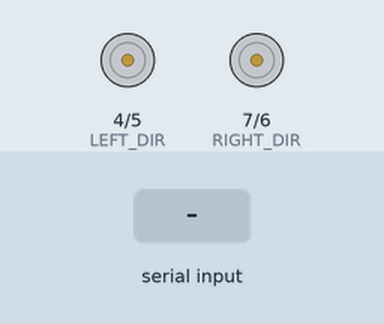
A sketch run on a simulated Arduino Uno, built with avr-gcc and run on an emulated ATmega328P. Shown: direction and speed pins drawn as motors (green arrow = direction pin HIGH = forward, orange = LOW = backward, longer = more drive). The test bench sets the inputs (shaded band).

Above: at 1.2 s.
1.3 s: "M  45\n" received over Serial
At 1.6 s:
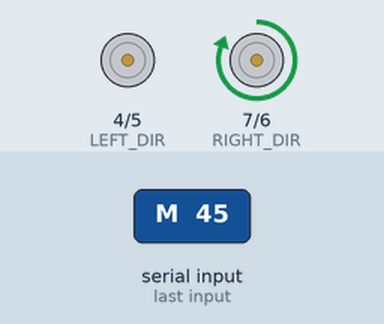
Timing chart, 0 to 4.3 s (numbered marks = the images above; inputs shaded):
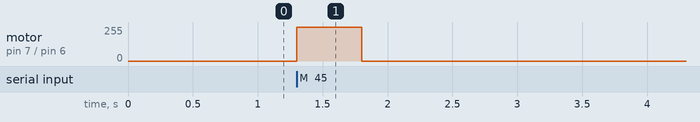

Measured:
- after the input at 1.3 s, motor on pin 7 (RIGHT_DIR) / pin 6 (RIGHT_PWM): stopped → forward 255/255 at once, → stopped 0.50 s later

The sketch:

motor_controller.ino
```cpp
const int LEFT_PWM = 5;
const int LEFT_DIR = 4;
const int RIGHT_PWM = 6;
const int RIGHT_DIR = 7;
const unsigned long WATCHDOG_MS = 500;

String line = "";
unsigned long lastCommand = 0;

void setup() {
  Serial.begin(115200);
  pinMode(LEFT_PWM, OUTPUT);
  pinMode(LEFT_DIR, OUTPUT);
  pinMode(RIGHT_PWM, OUTPUT);
  pinMode(RIGHT_DIR, OUTPUT);
  stopMotors();
}

void loop() {
  while (Serial.available() > 0) {
    char c = Serial.read();
    if (c == '\n') {
      handleLine(line);
      line = "";
    } else if (c != '\r') {
      line += c;
    }
  }

  if (millis() - lastCommand > WATCHDOG_MS) {
    stopMotors();
  }
}

void handleLine(const String &text) {
  if (text.startsWith("S")) {
    stopMotors();
    lastCommand = millis();
    return;
  }

  if (text.startsWith("M ")) {
    int space = text.indexOf(' ', 2);
    if (space < 0) {
      return;
    }
    float left = text.substring(2, space).toFloat();
    float right = text.substring(space + 1).toFloat();
    setMotor(LEFT_PWM, LEFT_DIR, left);
    setMotor(RIGHT_PWM, RIGHT_DIR, right);
    lastCommand = millis();
  }
}

void setMotor(int pwmPin, int dirPin, float speed) {
  speed = constrain(speed, -1.0, 1.0);
  digitalWrite(dirPin, speed >= 0 ? HIGH : LOW);
  analogWrite(pwmPin, (int)(fabs(speed) * 255));
}

void stopMotors() {
  analogWrite(LEFT_PWM, 0);
  analogWrite(RIGHT_PWM, 0);
}
```
